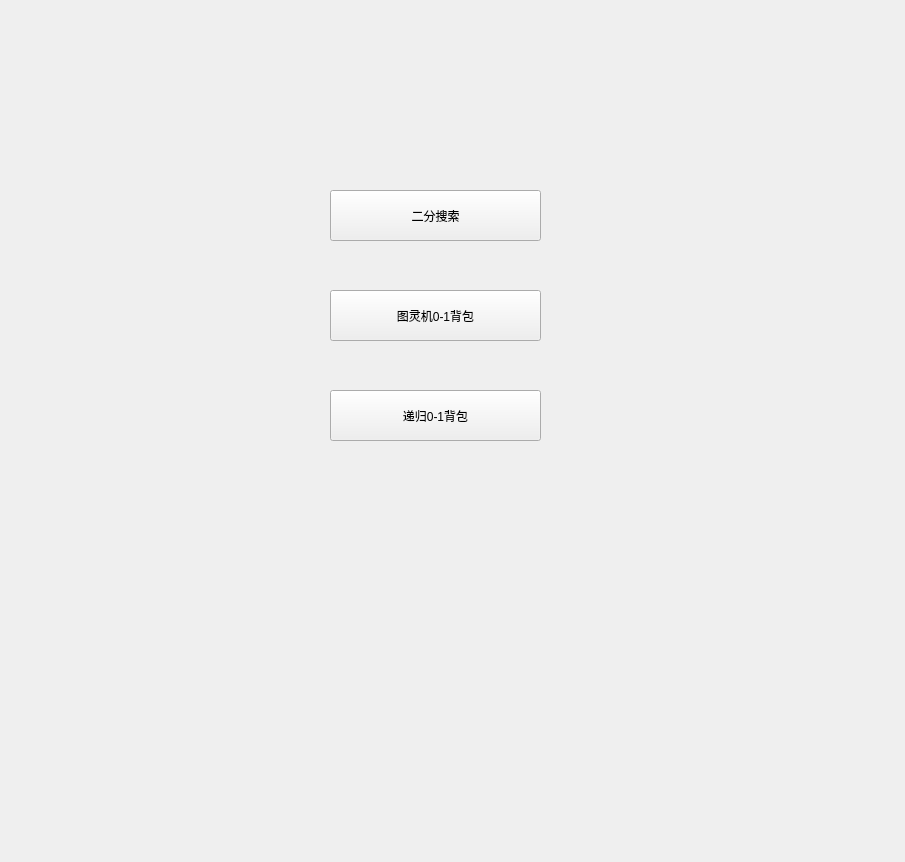
<?xml version="1.0" encoding="UTF-8"?>
<ui version="4.0">
 <class>Main_Interface</class>
 <widget class="QWidget" name="Main_Interface">
  <property name="geometry">
   <rect>
    <x>0</x>
    <y>0</y>
    <width>905</width>
    <height>862</height>
   </rect>
  </property>
  <property name="windowTitle">
   <string>Main_Interface</string>
  </property>
  <widget class="QPushButton" name="pushButton">
   <property name="geometry">
    <rect>
     <x>330</x>
     <y>190</y>
     <width>211</width>
     <height>51</height>
    </rect>
   </property>
   <property name="styleSheet">
    <string notr="true">QPushButton{
	font: 12pt &quot;华文楷体&quot;;
}</string>
   </property>
   <property name="text">
    <string>二分搜索</string>
   </property>
  </widget>
  <widget class="QPushButton" name="pushButton_2">
   <property name="geometry">
    <rect>
     <x>330</x>
     <y>290</y>
     <width>211</width>
     <height>51</height>
    </rect>
   </property>
   <property name="styleSheet">
    <string notr="true">QPushButton{
	font: 12pt &quot;华文楷体&quot;;
}</string>
   </property>
   <property name="text">
    <string>图灵机0-1背包</string>
   </property>
  </widget>
  <widget class="QPushButton" name="pushButton_3">
   <property name="geometry">
    <rect>
     <x>330</x>
     <y>390</y>
     <width>211</width>
     <height>51</height>
    </rect>
   </property>
   <property name="styleSheet">
    <string notr="true">QPushButton{
	font: 12pt &quot;华文楷体&quot;;
}</string>
   </property>
   <property name="text">
    <string>递归0-1背包</string>
   </property>
  </widget>
 </widget>
 <resources/>
 <connections/>
</ui>
